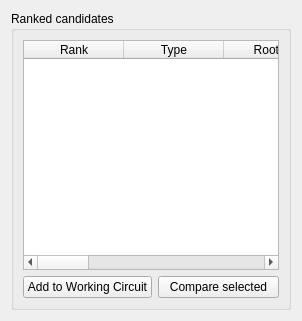
               <widget class="QWidget" name="rc">
                <attribute name="title">
                 <string>Ranked candidates</string>
                </attribute>
                <layout class="QVBoxLayout" name="verticalLayout">
                 <item>
                  <widget class="QGroupBox" name="explorerResultsGB">
                   <property name="title">
                    <string>Ranked candidates</string>
                   </property>
                   <layout class="QVBoxLayout" name="explorerResultsVL">
                    <item>
                     <widget class="QTableWidget" name="explorerResultsTW">
                      <property name="minimumSize">
                       <size>
                        <width>0</width>
                        <height>230</height>
                       </size>
                      </property>
                      <property name="editTriggers">
                       <set>QAbstractItemView::NoEditTriggers</set>
                      </property>
                      <property name="alternatingRowColors">
                       <bool>true</bool>
                      </property>
                      <property name="selectionMode">
                       <enum>QAbstractItemView::ExtendedSelection</enum>
                      </property>
                      <property name="selectionBehavior">
                       <enum>QAbstractItemView::SelectRows</enum>
                      </property>
                      <column>
                       <property name="text">
                        <string>Rank</string>
                       </property>
                      </column>
                      <column>
                       <property name="text">
                        <string>Type</string>
                       </property>
                      </column>
                      <column>
                       <property name="text">
                        <string>Root ID</string>
                       </property>
                      </column>
                      <column>
                       <property name="text">
                        <string>Dir</string>
                       </property>
                      </column>
                      <column>
                       <property name="text">
                        <string>Depth</string>
                       </property>
                      </column>
                      <column>
                       <property name="text">
                        <string>Synapses</string>
                       </property>
                      </column>
                      <column>
                       <property name="text">
                        <string>Paths</string>
                       </property>
                      </column>
                      <column>
                       <property name="text">
                        <string>Score</string>
                       </property>
                      </column>
                      <column>
                       <property name="text">
                        <string>3D</string>
                       </property>
                      </column>
                     </widget>
                    </item>
                    <item>
                     <layout class="QHBoxLayout" name="explorerResultActionsHL">
                      <item>
                       <widget class="QPushButton" name="explorerAddSelectedPB">
                        <property name="text">
                         <string>Add to Working Circuit</string>
                        </property>
                       </widget>
                      </item>
                      <item>
                       <widget class="QPushButton" name="explorerCompareSelectedPB">
                        <property name="text">
                         <string>Compare selected</string>
                        </property>
                       </widget>
                      </item>
                     </layout>
                    </item>
                   </layout>
                  </widget>
                 </item>
                </layout>
               </widget>
